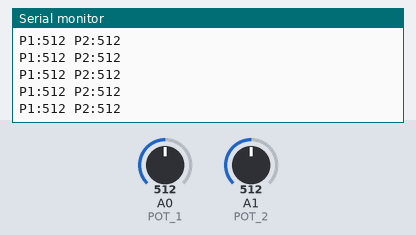
The sketch below on a simulated Arduino Uno, built with avr-gcc and run on an emulated ATmega328P. Parts: the last lines printed to the serial monitor. The test bench sets the inputs (shaded band); at power-on: A1 (POT_2) = 512, A0 (POT_1) = 512.

Above: at 1.2 s.
1.3 s: A1 (POT_2) set to 110
At 1.8 s:
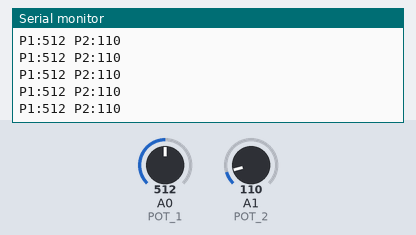
4.3 s: A1 (POT_2) set to 89
At 5.2 s:
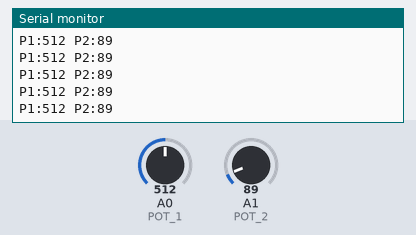
10.3 s: A0 (POT_1) set to 985
At 11.4 s:
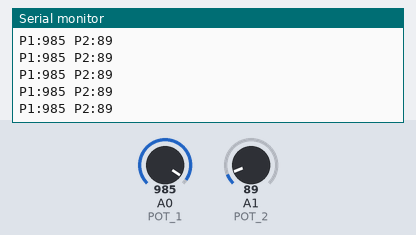
11.8 s: A0 (POT_1) set to 1009
At 12.3 s:
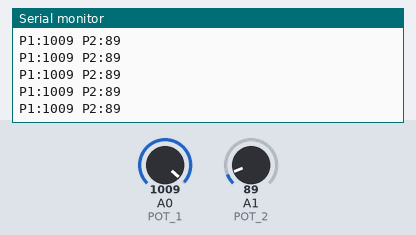
Timing chart, 0 to 14.8 s (numbered marks = the images above; inputs shaded):
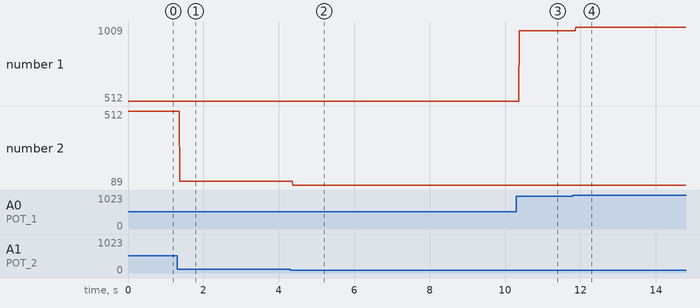

The sketch:

arduino-input-sender.ino
```cpp
#define POT_1 0
#define POT_2 1

void setup() {
  Serial.begin(9600);
  pinMode(POT_1, INPUT);
  pinMode(POT_2, INPUT);
}

void loop() {
  int valueOne = analogRead(POT_1);
  int valueTwo = analogRead(POT_2);

  String output = convertInputToOutputStr(valueOne, valueTwo);

  Serial.println(output);
}

String convertInputToOutputStr(int valueOne, int valueTwo) {
  char output[16];

  sprintf(output, "P1:%d P2:%d", valueOne, valueTwo);

  return String(output);
}
```

Measured:
- after the input at 1.3 s, the serial monitor: prints a new line after 0.07 s (image 1)
- after the input at 4.3 s, the serial monitor: prints a new line after 0.07 s (image 2)
- after the input at 10.3 s, the serial monitor: prints a new line after 0.08 s (image 3)
- after the input at 11.8 s, the serial monitor: prints a new line after 0.08 s (image 4)
- plotted number 1: 512 → 985 after the input at 10.3 s, 985 → 1009 after the input at 11.8 s
- plotted number 2: 512 → 110 after the input at 1.3 s, 110 → 89 after the input at 4.3 s
